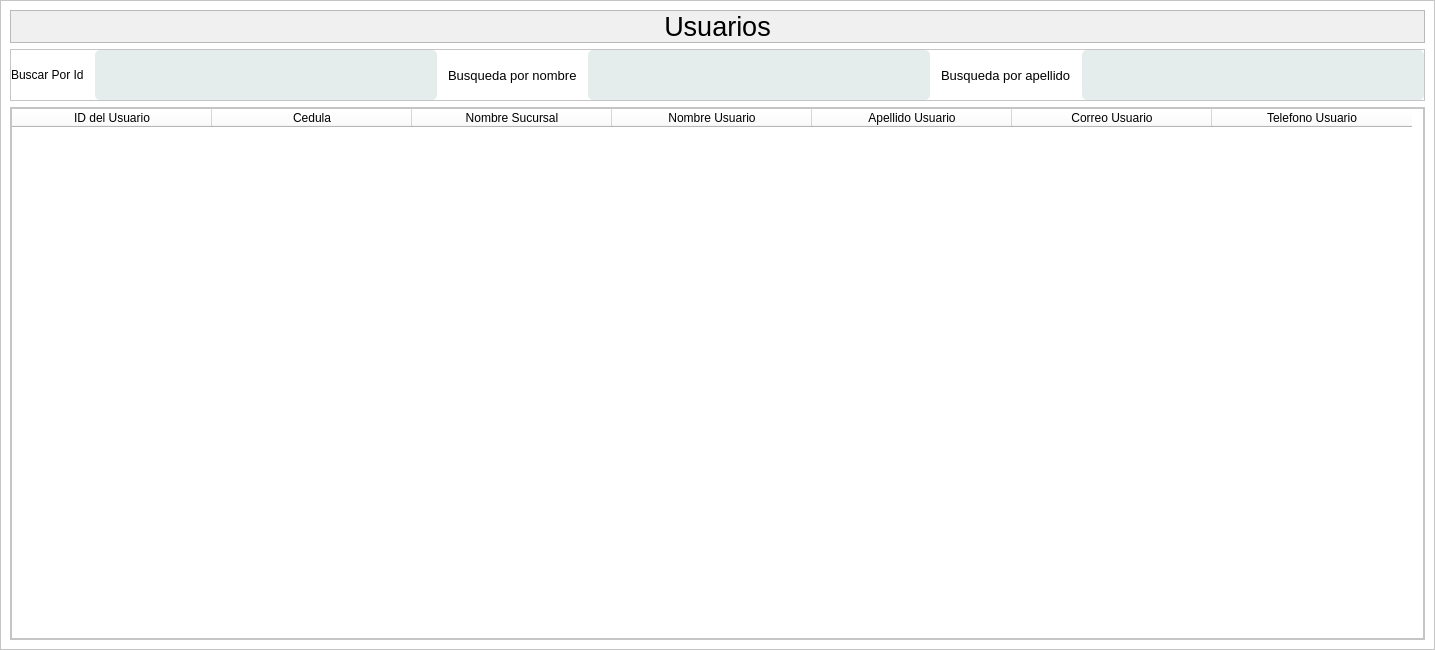
<?xml version="1.0" encoding="UTF-8"?>
<ui version="4.0">
 <class>Usuario</class>
 <widget class="QMainWindow" name="Usuario">
  <property name="geometry">
   <rect>
    <x>0</x>
    <y>0</y>
    <width>1435</width>
    <height>650</height>
   </rect>
  </property>
  <property name="windowTitle">
   <string>MainWindow</string>
  </property>
  <property name="styleSheet">
   <string notr="true">*{
	background-color: rgb(255, 255, 255);
}</string>
  </property>
  <widget class="QWidget" name="centralwidget">
   <layout class="QVBoxLayout" name="verticalLayout">
    <property name="spacing">
     <number>0</number>
    </property>
    <property name="leftMargin">
     <number>0</number>
    </property>
    <property name="topMargin">
     <number>0</number>
    </property>
    <property name="rightMargin">
     <number>0</number>
    </property>
    <property name="bottomMargin">
     <number>0</number>
    </property>
    <item>
     <widget class="QFrame" name="frame">
      <property name="frameShape">
       <enum>QFrame::StyledPanel</enum>
      </property>
      <property name="frameShadow">
       <enum>QFrame::Raised</enum>
      </property>
      <layout class="QVBoxLayout" name="verticalLayout_2">
       <item alignment="Qt::AlignTop">
        <widget class="QFrame" name="frame_3">
         <property name="styleSheet">
          <string notr="true">*{
	background-color: rgb(240, 240, 240);
}
</string>
         </property>
         <property name="frameShape">
          <enum>QFrame::StyledPanel</enum>
         </property>
         <property name="frameShadow">
          <enum>QFrame::Raised</enum>
         </property>
         <layout class="QHBoxLayout" name="horizontalLayout">
          <property name="spacing">
           <number>0</number>
          </property>
          <property name="leftMargin">
           <number>0</number>
          </property>
          <property name="topMargin">
           <number>0</number>
          </property>
          <property name="rightMargin">
           <number>0</number>
          </property>
          <property name="bottomMargin">
           <number>0</number>
          </property>
          <item>
           <widget class="QLabel" name="label">
            <property name="font">
             <font>
              <pointsize>20</pointsize>
             </font>
            </property>
            <property name="text">
             <string>Usuarios</string>
            </property>
            <property name="alignment">
             <set>Qt::AlignCenter</set>
            </property>
           </widget>
          </item>
         </layout>
        </widget>
       </item>
       <item alignment="Qt::AlignTop">
        <widget class="QFrame" name="frame_4">
         <property name="styleSheet">
          <string notr="true">*{
	background-color: rgb(255, 255, 255);
}
QLabel{
	color: rgb(0, 0, 0);
	height: 25;
}

QLineEdit{
	color: rgb(0, 0, 0);
	background-color: rgb(228, 236, 236);
	border-radius: 5px;
	height: 50;	
}

QPushButton{
	border: none;
	border: 15px solid rgb(228, 236, 236);
	border-radius: 10px;
	color: rgb(0, 0, 0);
	background-color: rgb(228, 236, 236);
	text-align: center;

}</string>
         </property>
         <property name="frameShape">
          <enum>QFrame::StyledPanel</enum>
         </property>
         <property name="frameShadow">
          <enum>QFrame::Raised</enum>
         </property>
         <layout class="QHBoxLayout" name="horizontalLayout_2">
          <property name="spacing">
           <number>11</number>
          </property>
          <property name="leftMargin">
           <number>0</number>
          </property>
          <property name="topMargin">
           <number>0</number>
          </property>
          <property name="rightMargin">
           <number>0</number>
          </property>
          <property name="bottomMargin">
           <number>0</number>
          </property>
          <item>
           <widget class="QLabel" name="label_4">
            <property name="text">
             <string>Buscar Por Id</string>
            </property>
           </widget>
          </item>
          <item>
           <widget class="QLineEdit" name="busidusu"/>
          </item>
          <item>
           <widget class="QLabel" name="label_3">
            <property name="font">
             <font>
              <family>Segoe UI</family>
              <pointsize>10</pointsize>
             </font>
            </property>
            <property name="text">
             <string>Busqueda por nombre</string>
            </property>
           </widget>
          </item>
          <item>
           <widget class="QLineEdit" name="busnombre"/>
          </item>
          <item>
           <widget class="QLabel" name="label_2">
            <property name="font">
             <font>
              <family>Segoe UI</family>
              <pointsize>10</pointsize>
             </font>
            </property>
            <property name="text">
             <string>Busqueda por apellido</string>
            </property>
           </widget>
          </item>
          <item>
           <widget class="QLineEdit" name="busapellido"/>
          </item>
         </layout>
        </widget>
       </item>
       <item>
        <widget class="QFrame" name="frame_2">
         <property name="sizePolicy">
          <sizepolicy hsizetype="Preferred" vsizetype="Expanding">
           <horstretch>0</horstretch>
           <verstretch>0</verstretch>
          </sizepolicy>
         </property>
         <property name="font">
          <font>
           <family>MS Shell Dlg 2</family>
          </font>
         </property>
         <property name="styleSheet">
          <string notr="true">*{
	background-color: rgb(255, 255, 255);
}
QLabel{
	color: rgb(0, 0, 0);
	height: 25;
}

QLineEdit{
	color: rgb(0, 0, 0);
	background-color: rgb(228, 236, 236);
	border-radius: 5px;
	height: 50;	
}

QPushButton{
	border: none;
	border: 15px solid rgb(228, 236, 236);
	border-radius: 10px;
	color: rgb(0, 0, 0);
	background-color: rgb(228, 236, 236);
	text-align: center;

}</string>
         </property>
         <property name="frameShape">
          <enum>QFrame::StyledPanel</enum>
         </property>
         <property name="frameShadow">
          <enum>QFrame::Raised</enum>
         </property>
         <layout class="QVBoxLayout" name="verticalLayout_3">
          <property name="spacing">
           <number>0</number>
          </property>
          <property name="leftMargin">
           <number>0</number>
          </property>
          <property name="topMargin">
           <number>0</number>
          </property>
          <property name="rightMargin">
           <number>0</number>
          </property>
          <property name="bottomMargin">
           <number>0</number>
          </property>
          <item>
           <widget class="QTableWidget" name="tablausuario">
            <property name="editTriggers">
             <set>QAbstractItemView::NoEditTriggers</set>
            </property>
            <property name="dragDropOverwriteMode">
             <bool>true</bool>
            </property>
            <property name="alternatingRowColors">
             <bool>true</bool>
            </property>
            <property name="verticalScrollMode">
             <enum>QAbstractItemView::ScrollPerPixel</enum>
            </property>
            <property name="horizontalScrollMode">
             <enum>QAbstractItemView::ScrollPerPixel</enum>
            </property>
            <property name="gridStyle">
             <enum>Qt::SolidLine</enum>
            </property>
            <attribute name="horizontalHeaderDefaultSectionSize">
             <number>200</number>
            </attribute>
            <column>
             <property name="text">
              <string>ID del Usuario</string>
             </property>
            </column>
            <column>
             <property name="text">
              <string>Cedula</string>
             </property>
            </column>
            <column>
             <property name="text">
              <string>Nombre Sucursal</string>
             </property>
            </column>
            <column>
             <property name="text">
              <string>Nombre Usuario</string>
             </property>
            </column>
            <column>
             <property name="text">
              <string>Apellido Usuario</string>
             </property>
            </column>
            <column>
             <property name="text">
              <string>Correo Usuario</string>
             </property>
            </column>
            <column>
             <property name="text">
              <string>Telefono Usuario</string>
             </property>
            </column>
           </widget>
          </item>
         </layout>
        </widget>
       </item>
      </layout>
     </widget>
    </item>
   </layout>
  </widget>
 </widget>
 <resources/>
 <connections/>
</ui>
